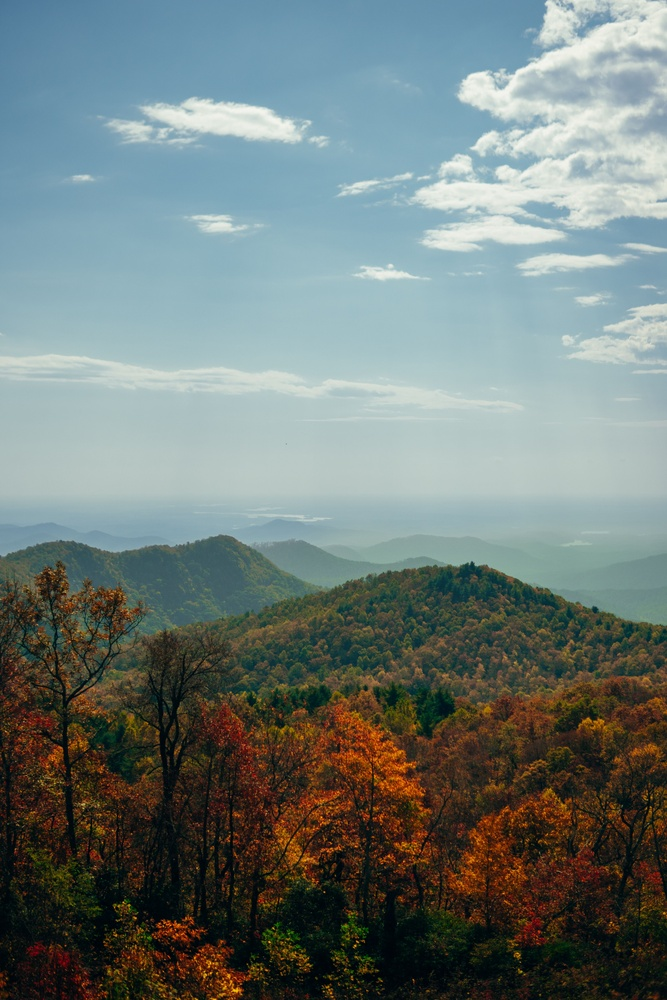
#> input picture 7th_Semester_CSE/Digital image processing/Nm.jpg, 667 x 1000 px, shrunk from 3448 x 5168 before the run
$ jupyter execute --allow-errors PractiseDIPM.ipynb
#> lines starting #> are read from the running program, lines starting #| are printed output that depends on the picture
[cell 1]
import cv2
from matplotlib import pyplot as plt
import numpy as np

[cell 2]
img = cv2.imread('Mn.jpg')

if img is None:
    print("Error: Could not find 'Mn.jpg'")
else:

    img_rgb = cv2.cvtColor(img, cv2.COLOR_BGR2RGB)

    # 4. Display the image inline using Matplotlib
    plt.imshow(img_rgb)
    plt.title('Original Image')
    plt.axis('off') # Hides the axis numbers
    plt.show()

[cell 3]
img = cv2.imread('Mn.jpg')
#> (the rest of this cell did not finish here and is left out)

[cell 4]
img = cv2.imread('Nm.jpg')
#> img is the input picture: shape (1000, 667, 3); mean B, G, R 120.4, 122.9, 110.7
img_rgb = cv2.cvtColor(img, cv2.COLOR_BGR2RGB)
gray = cv2.cvtColor(img_rgb, cv2.COLOR_RGB2GRAY)
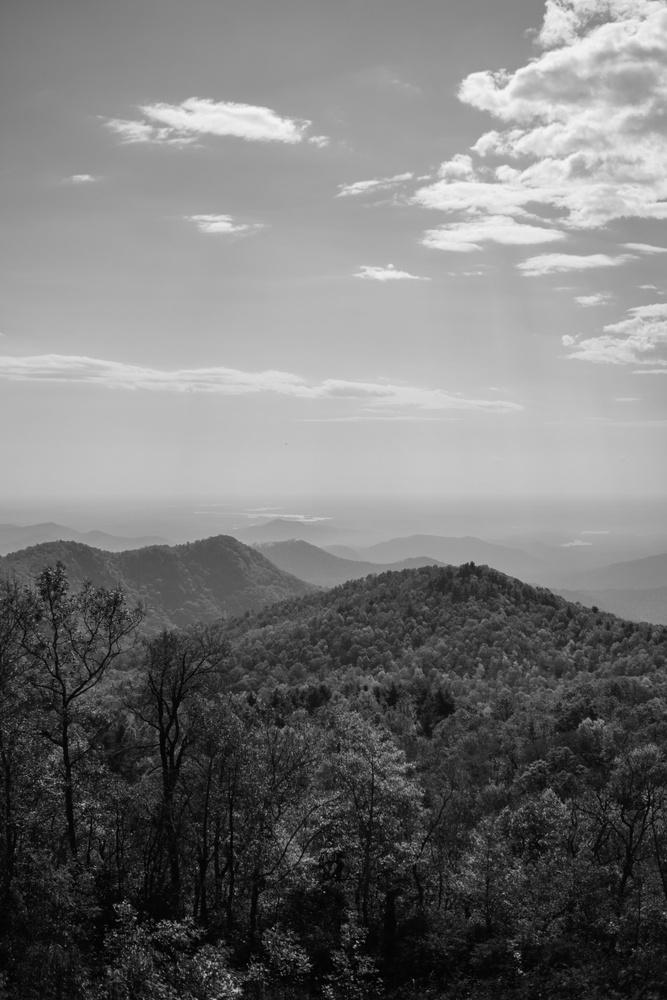
#> gray: shape (1000, 667); min 0, max 245, mean 119

plt.figure(figsize=(9,8))

plt.subplot(1,2,1)
plt.imshow(img_rgb)
plt.title('Original Image')
plt.axis('off')

plt.subplot(1,2,2)
plt.imshow(gray, cmap='gray')
plt.title('Grayscale Image')
plt.axis('off')

plt.tight_layout()
plt.show()
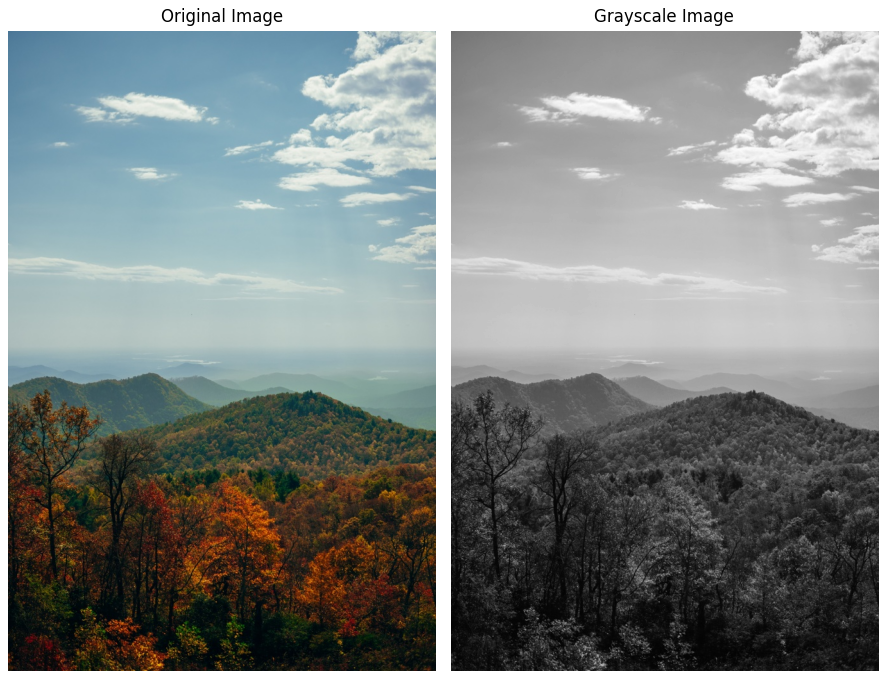
#> figure drawn by matplotlib, 2 panels

[cell 5]
img = cv2.imread('Nm.jpg')
img_rgb = cv2.cvtColor(img, cv2.COLOR_BGR2RGB)
gray = cv2.cvtColor(img_rgb, cv2.COLOR_RGB2GRAY)

Negative=255-gray
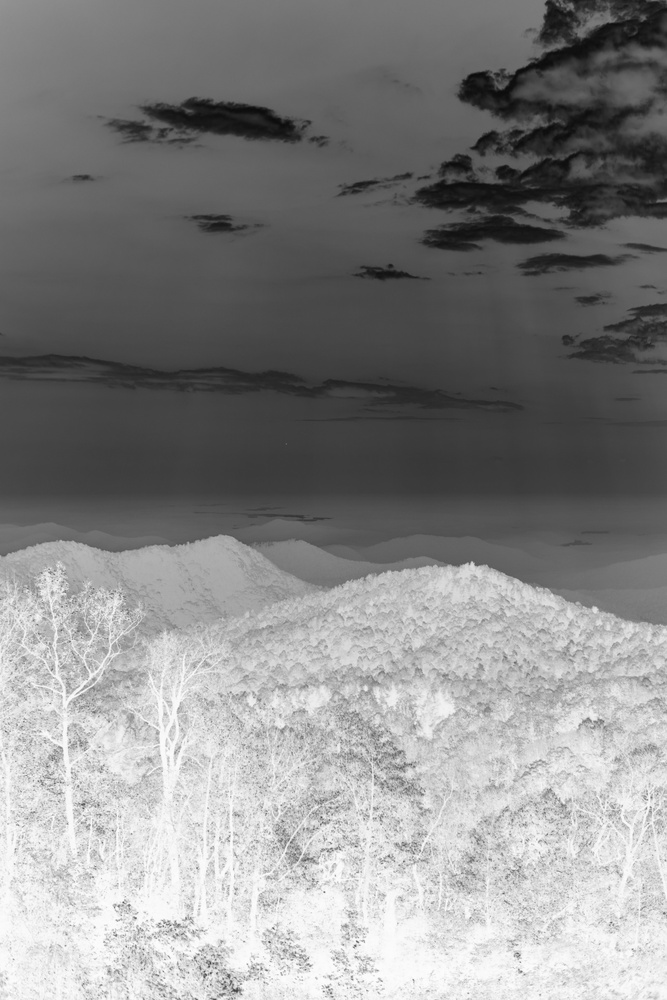
#> Negative: shape (1000, 667); min 10, max 255, mean 136

plt.figure(figsize=(9,8))

plt.subplot(1,2,1)
plt.imshow(gray,cmap='gray')
plt.title('Original Image')
plt.axis('off')

plt.subplot(1,2,2)
plt.imshow(Negative, cmap='gray')
plt.title('Negative Image')
plt.axis('off')

plt.tight_layout()
plt.show()
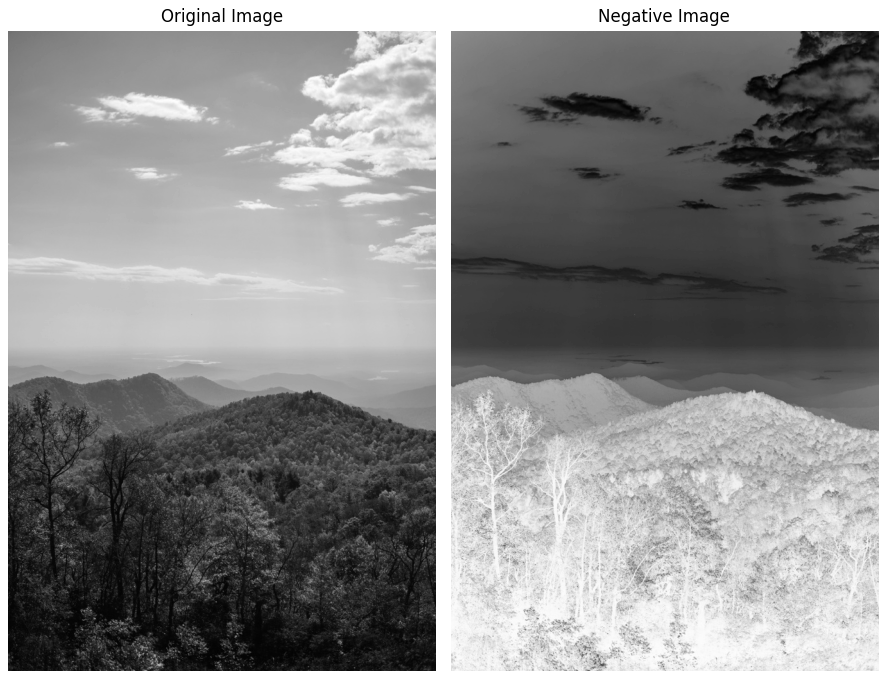
#> figure drawn by matplotlib, 2 panels

[cell 6]
img = cv2.imread('Nm.jpg')
img_rgb = cv2.cvtColor(img, cv2.COLOR_BGR2RGB)
gray = cv2.cvtColor(img_rgb, cv2.COLOR_RGB2GRAY)

gray_float=np.float32(gray)

c=255/np.log(1+255)

log_image= c* np.log(1+gray)
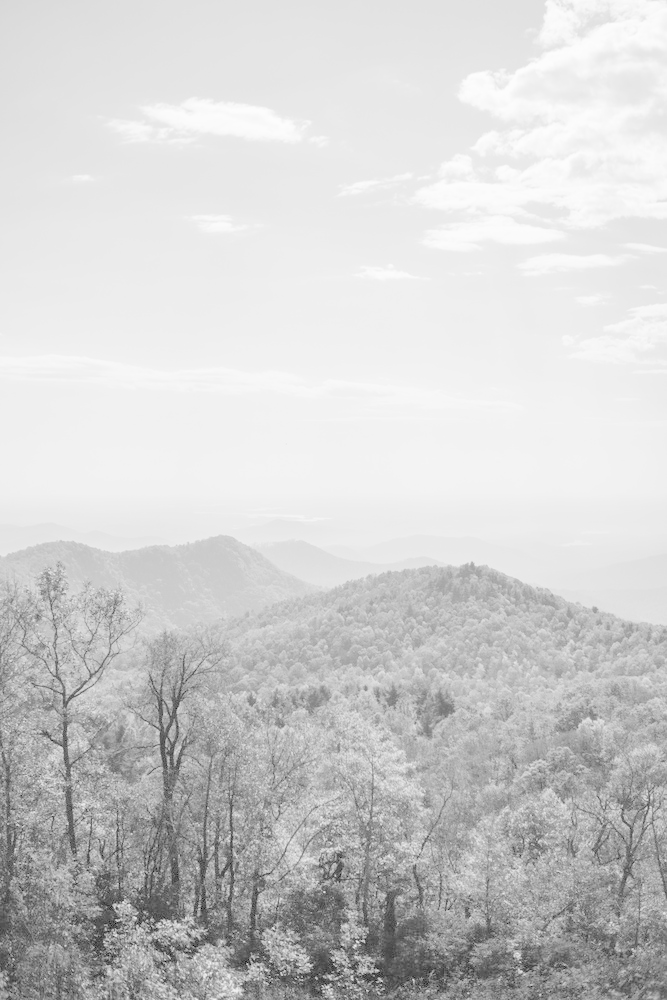
#> log_image: shape (1000, 667) float16; min 0, max 253.1, mean 206.9

log_image=np.uint8(log_image)

plt.figure(figsize=(9,8))

plt.subplot(1,2,1)
plt.imshow(gray,cmap='gray')
plt.title('Original Image')
plt.axis('off')

plt.subplot(1,2,2)
plt.imshow(log_image, cmap='gray')
plt.title('Log Transformed Image')
plt.axis('off')

plt.tight_layout()
plt.show()

$ run again, with 7th_Semester_CSE/Digital image processing/Add.jpg copied over 7th_Semester_CSE/Digital image processing/Nm.jpg
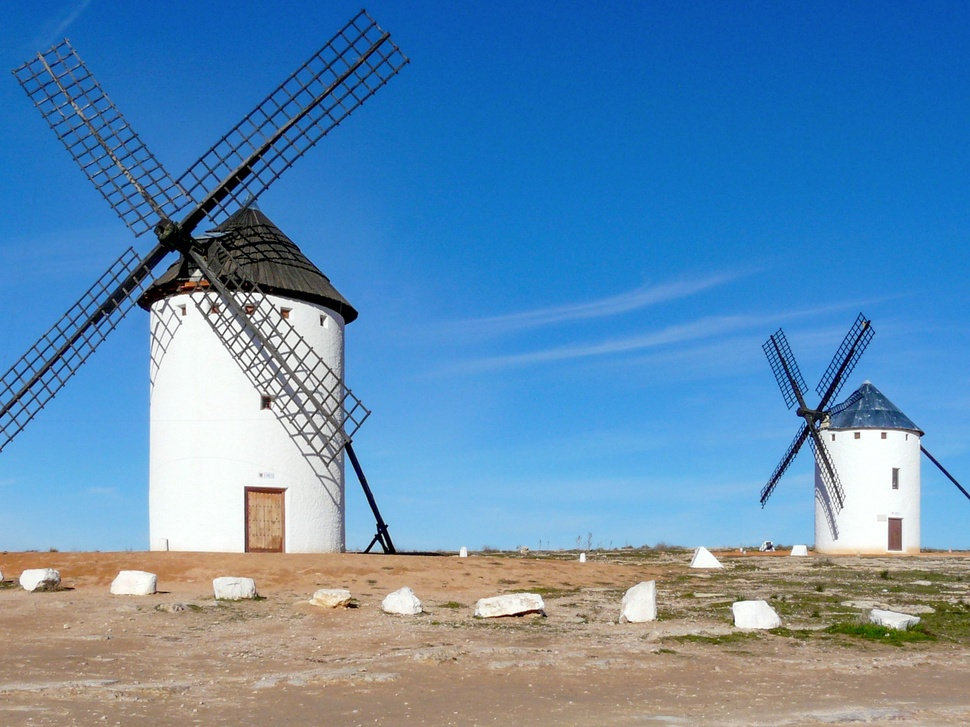
#> input picture 7th_Semester_CSE/Digital image processing/Add.jpg, 970 x 727 px, shrunk from 2560 x 1920 before the run
#> img is the input picture: shape (727, 970, 3); mean B, G, R 178.7, 139.4, 94.8
#> `Negative=255-gray`:
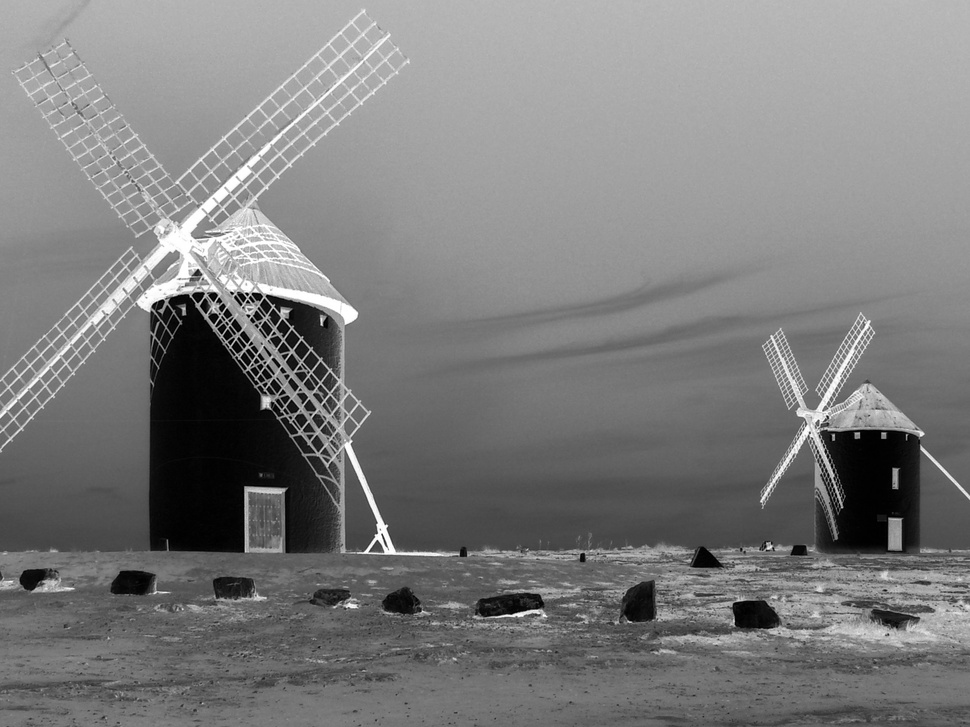
#> Negative: shape (727, 970); min 0, max 255, mean 124.4
#> `log_image= c* np.log(1+gray)`:
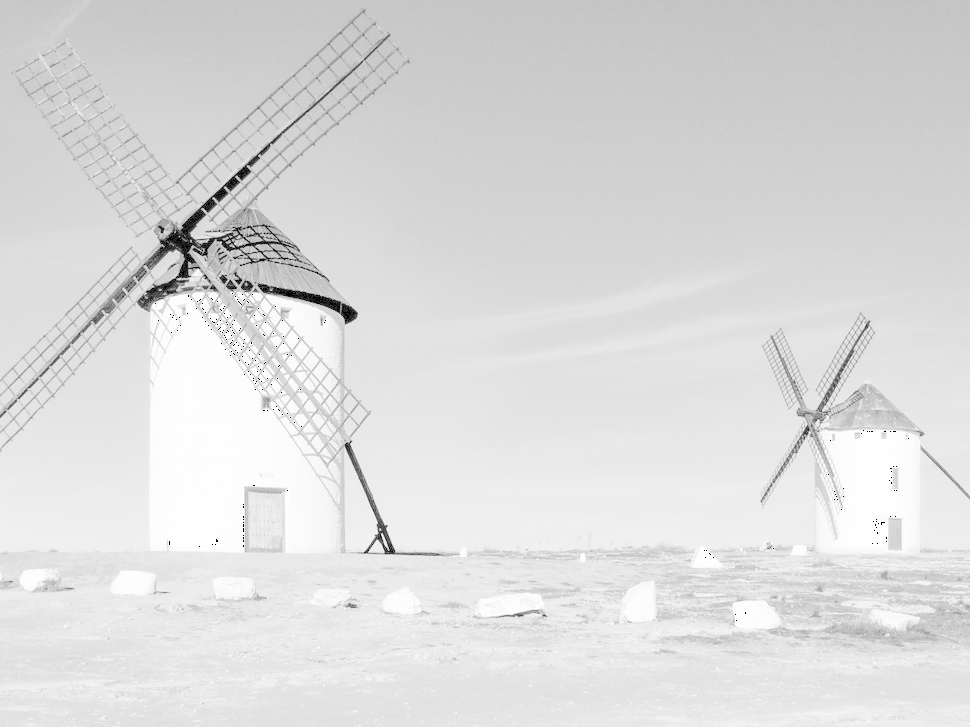
#> log_image: shape (727, 970) float16; 0.04% of the values are NaN or infinite; the others: min 0, max 255, mean 220.5; drawn with min black, max white, NaN and infinite black

$ run again, with 7th_Semester_CSE/Digital image processing/Nissan.jpg copied over 7th_Semester_CSE/Digital image processing/Nm.jpg
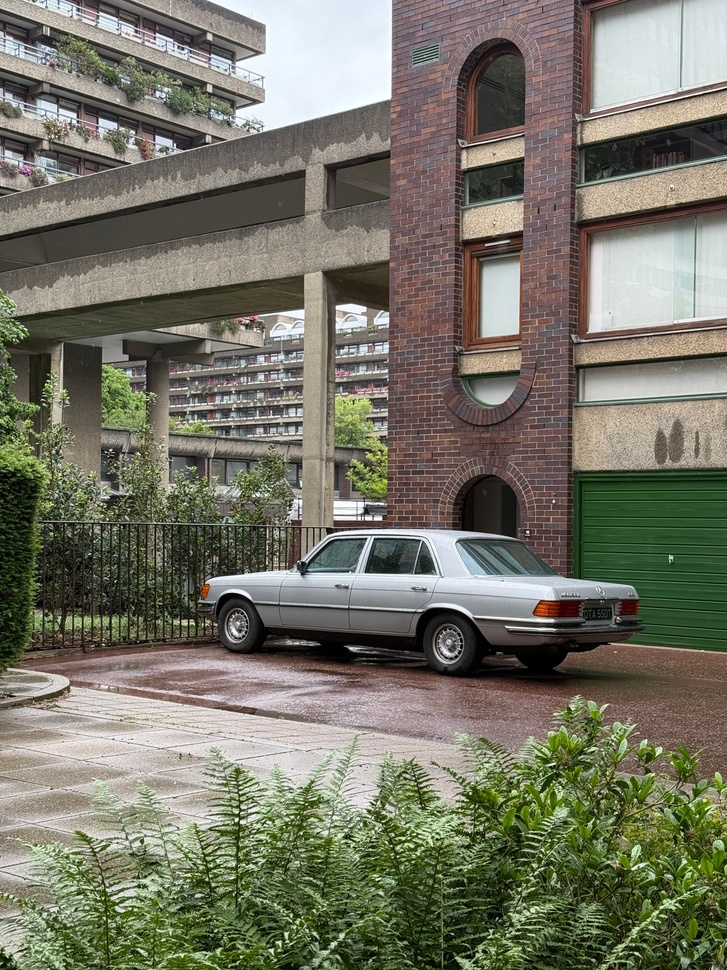
#> input picture 7th_Semester_CSE/Digital image processing/Nissan.jpg, 727 x 970 px, shrunk from 3024 x 4032 before the run
#> img is the input picture: shape (970, 727, 3); mean B, G, R 102.1, 117, 117.7
#> `Negative=255-gray`:
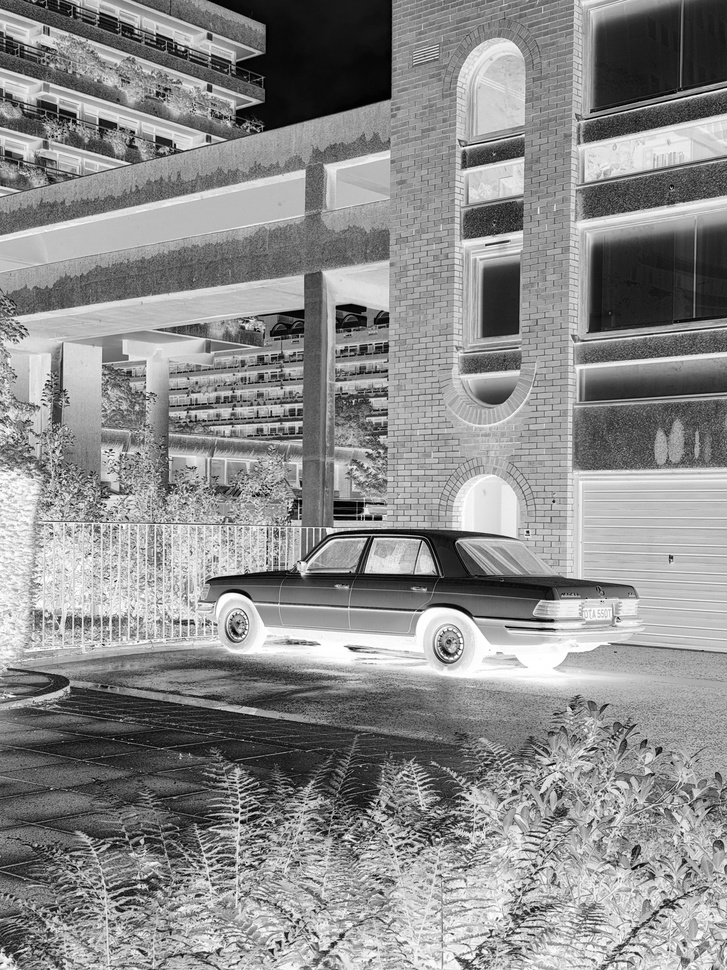
#> Negative: shape (970, 727); min 0, max 255, mean 139.5
#> `log_image= c* np.log(1+gray)`:
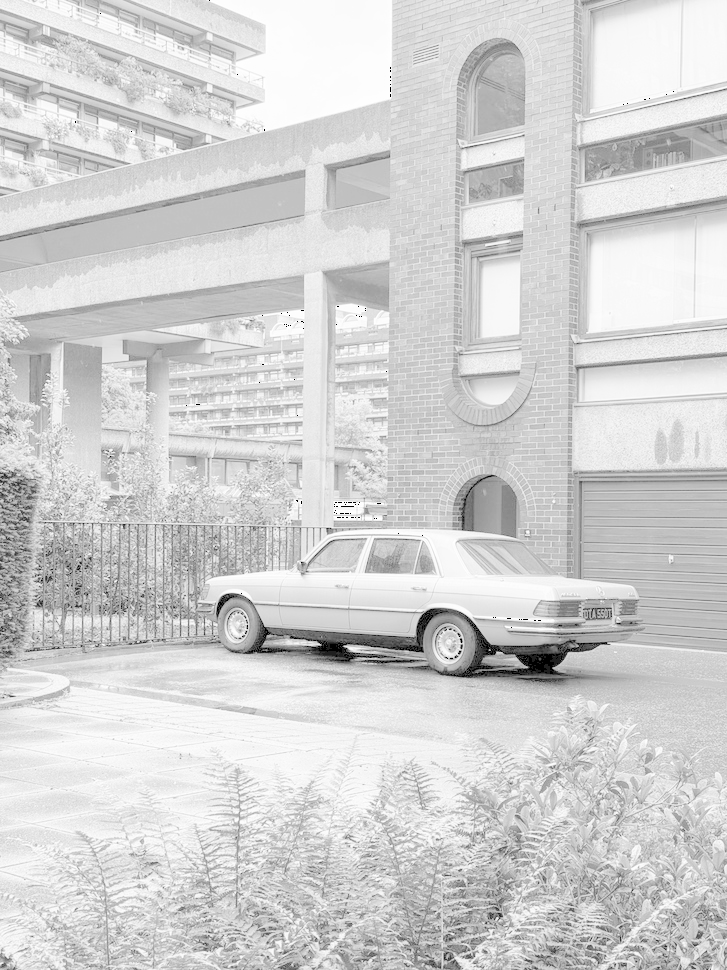
#> log_image: shape (970, 727) float16; 0.02% of the values are NaN or infinite; the others: min 0, max 255, mean 210.2; drawn with min black, max white, NaN and infinite black
